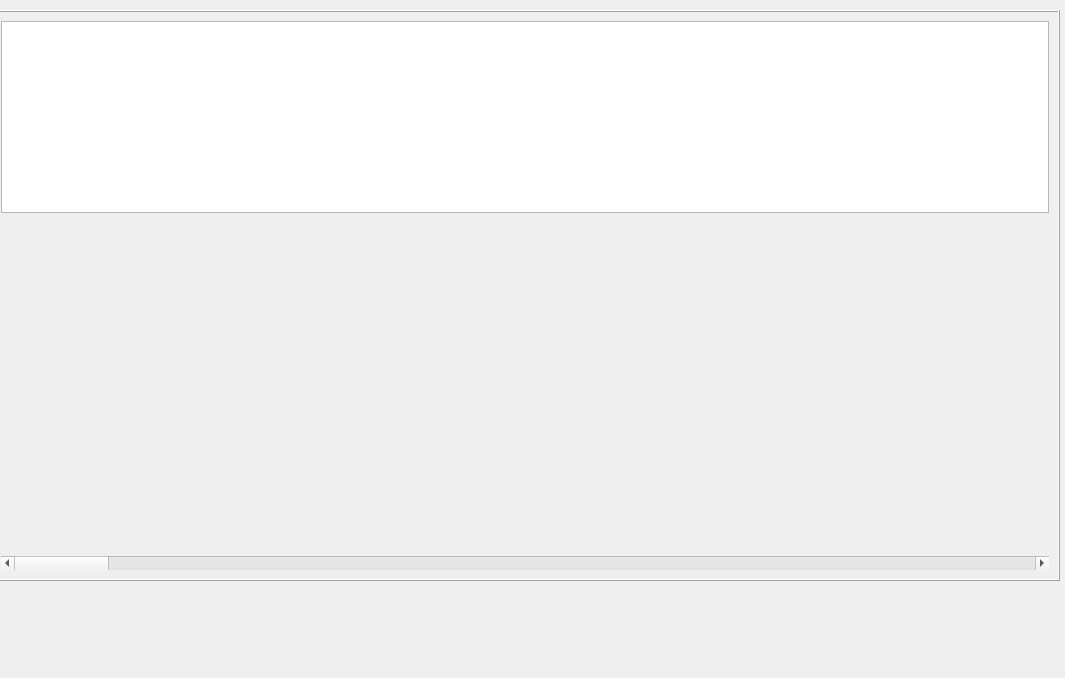
<?xml version="1.0" encoding="UTF-8"?>
<ui version="4.0">
 <class>Form</class>
 <widget class="QWidget" name="Form">
  <property name="geometry">
   <rect>
    <x>0</x>
    <y>0</y>
    <width>1065</width>
    <height>678</height>
   </rect>
  </property>
  <property name="windowTitle">
   <string>Form</string>
  </property>
  <widget class="QFrame" name="OldTransFrame">
   <property name="geometry">
    <rect>
     <x>-10</x>
     <y>10</y>
     <width>1070</width>
     <height>571</height>
    </rect>
   </property>
   <property name="sizePolicy">
    <sizepolicy hsizetype="Minimum" vsizetype="Minimum">
     <horstretch>0</horstretch>
     <verstretch>0</verstretch>
    </sizepolicy>
   </property>
   <property name="layoutDirection">
    <enum>Qt::LeftToRight</enum>
   </property>
   <property name="autoFillBackground">
    <bool>true</bool>
   </property>
   <property name="frameShape">
    <enum>QFrame::Box</enum>
   </property>
   <property name="frameShadow">
    <enum>QFrame::Raised</enum>
   </property>
   <layout class="QGridLayout" name="gridLayout_3">
    <item row="0" column="0" colspan="2">
     <widget class="QTextEdit" name="oldwords">
      <property name="sizePolicy">
       <sizepolicy hsizetype="MinimumExpanding" vsizetype="Fixed">
        <horstretch>0</horstretch>
        <verstretch>0</verstretch>
       </sizepolicy>
      </property>
     </widget>
    </item>
    <item row="2" column="0" colspan="2">
     <widget class="QScrollBar" name="OldSpecScrollBar">
      <property name="sizePolicy">
       <sizepolicy hsizetype="Minimum" vsizetype="Preferred">
        <horstretch>0</horstretch>
        <verstretch>0</verstretch>
       </sizepolicy>
      </property>
      <property name="maximumSize">
       <size>
        <width>16777215</width>
        <height>200</height>
       </size>
      </property>
      <property name="orientation">
       <enum>Qt::Horizontal</enum>
      </property>
     </widget>
    </item>
    <item row="1" column="0" colspan="2">
     <widget class="QWidget" name="oldspec_plot" native="true">
      <property name="sizePolicy">
       <sizepolicy hsizetype="MinimumExpanding" vsizetype="MinimumExpanding">
        <horstretch>0</horstretch>
        <verstretch>0</verstretch>
       </sizepolicy>
      </property>
     </widget>
    </item>
   </layout>
  </widget>
 </widget>
 <resources/>
 <connections/>
</ui>
